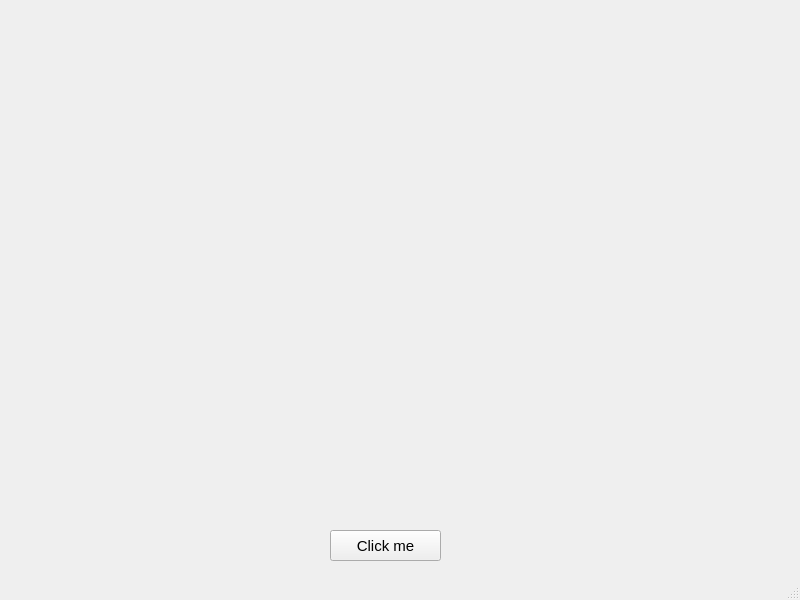
<?xml version="1.0" encoding="UTF-8"?>
<ui version="4.0">
 <class>MainWindow</class>
 <widget class="QMainWindow" name="MainWindow">
  <property name="geometry">
   <rect>
    <x>0</x>
    <y>0</y>
    <width>800</width>
    <height>600</height>
   </rect>
  </property>
  <property name="sizePolicy">
   <sizepolicy hsizetype="Fixed" vsizetype="Fixed">
    <horstretch>0</horstretch>
    <verstretch>0</verstretch>
   </sizepolicy>
  </property>
  <property name="font">
   <font>
    <pointsize>11</pointsize>
   </font>
  </property>
  <property name="windowTitle">
   <string>Yellow circles</string>
  </property>
  <widget class="QWidget" name="centralwidget">
   <widget class="QPushButton" name="btn">
    <property name="geometry">
     <rect>
      <x>330</x>
      <y>530</y>
      <width>111</width>
      <height>31</height>
     </rect>
    </property>
    <property name="text">
     <string>Click me</string>
    </property>
   </widget>
  </widget>
  <widget class="QStatusBar" name="statusbar"/>
 </widget>
 <resources/>
 <connections/>
</ui>
